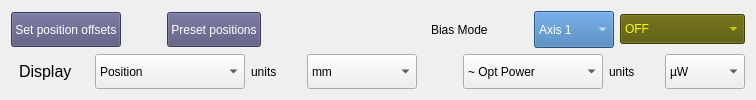
       <widget class="QWidget" name="SettingsForm" native="true">
        <property name="styleSheet">
         <string notr="true">#SettingsForm{
border: 1px solid;
	background-color:rgb(182, 182, 182);
    border: 2px solid gray;
    border-radius: 10px;
}</string>
        </property>
        <layout class="QVBoxLayout" name="verticalLayout_9">
         <item>
          <layout class="QHBoxLayout" name="horizontalLayout_11">
           <item>
            <widget class="QPushButton" name="pushButton_11">
             <property name="minimumSize">
              <size>
               <width>0</width>
               <height>35</height>
              </size>
             </property>
             <property name="styleSheet">
              <string notr="true">background:rgb(81, 81, 122);
color:white;</string>
             </property>
             <property name="text">
              <string>Set position offsets</string>
             </property>
            </widget>
           </item>
           <item>
            <spacer name="horizontalSpacer_17">
             <property name="orientation">
              <enum>Qt::Horizontal</enum>
             </property>
             <property name="sizeType">
              <enum>QSizePolicy::Fixed</enum>
             </property>
             <property name="sizeHint" stdset="0">
              <size>
               <width>40</width>
               <height>20</height>
              </size>
             </property>
            </spacer>
           </item>
           <item>
            <widget class="QPushButton" name="pushButton_12">
             <property name="minimumSize">
              <size>
               <width>0</width>
               <height>35</height>
              </size>
             </property>
             <property name="styleSheet">
              <string notr="true">background:rgb(81, 81, 122);
color:white;</string>
             </property>
             <property name="text">
              <string>Preset positions</string>
             </property>
            </widget>
           </item>
           <item>
            <spacer name="horizontalSpacer_16">
             <property name="orientation">
              <enum>Qt::Horizontal</enum>
             </property>
             <property name="sizeType">
              <enum>QSizePolicy::Expanding</enum>
             </property>
             <property name="sizeHint" stdset="0">
              <size>
               <width>40</width>
               <height>20</height>
              </size>
             </property>
            </spacer>
           </item>
           <item>
            <widget class="QLabel" name="label_8">
             <property name="sizePolicy">
              <sizepolicy hsizetype="Fixed" vsizetype="Preferred">
               <horstretch>0</horstretch>
               <verstretch>0</verstretch>
              </sizepolicy>
             </property>
             <property name="text">
              <string>Bias Mode</string>
             </property>
            </widget>
           </item>
           <item>
            <spacer name="horizontalSpacer_103">
             <property name="orientation">
              <enum>Qt::Horizontal</enum>
             </property>
             <property name="sizeType">
              <enum>QSizePolicy::Fixed</enum>
             </property>
             <property name="sizeHint" stdset="0">
              <size>
               <width>40</width>
               <height>20</height>
              </size>
             </property>
            </spacer>
           </item>
           <item>
            <widget class="QComboBox" name="biasModeAxis">
             <property name="sizePolicy">
              <sizepolicy hsizetype="Fixed" vsizetype="Expanding">
               <horstretch>0</horstretch>
               <verstretch>0</verstretch>
              </sizepolicy>
             </property>
             <property name="minimumSize">
              <size>
               <width>80</width>
               <height>0</height>
              </size>
             </property>
             <property name="styleSheet">
              <string notr="true">background:rgb(59, 118, 177);
color: white;</string>
             </property>
             <item>
              <property name="text">
               <string>Axis 1</string>
              </property>
             </item>
             <item>
              <property name="text">
               <string>Axis 2</string>
              </property>
             </item>
             <item>
              <property name="text">
               <string>Axis 3</string>
              </property>
             </item>
             <item>
              <property name="text">
               <string>Axis 4</string>
              </property>
             </item>
            </widget>
           </item>
           <item>
            <widget class="QComboBox" name="comboBox_3">
             <property name="minimumSize">
              <size>
               <width>0</width>
               <height>30</height>
              </size>
             </property>
             <property name="styleSheet">
              <string notr="true">background:rgb(85, 85, 0);
color:yellow;
text-align: center;</string>
             </property>
             <item>
              <property name="text">
               <string>OFF</string>
              </property>
             </item>
             <item>
              <property name="text">
               <string>Constant Voltage</string>
              </property>
             </item>
             <item>
              <property name="text">
               <string>Constant Gain</string>
              </property>
             </item>
             <item>
              <property name="text">
               <string>Constant Opt Pwr</string>
              </property>
             </item>
             <item>
              <property name="text">
               <string>SSI RMS Adjust </string>
              </property>
             </item>
            </widget>
           </item>
          </layout>
         </item>
         <item>
          <layout class="QHBoxLayout" name="horizontalLayout_6">
           <item>
            <spacer name="horizontalSpacer_3">
             <property name="orientation">
              <enum>Qt::Horizontal</enum>
             </property>
             <property name="sizeType">
              <enum>QSizePolicy::Fixed</enum>
             </property>
             <property name="sizeHint" stdset="0">
              <size>
               <width>8</width>
               <height>20</height>
              </size>
             </property>
            </spacer>
           </item>
           <item>
            <widget class="QLabel" name="label_2">
             <property name="sizePolicy">
              <sizepolicy hsizetype="Fixed" vsizetype="Preferred">
               <horstretch>0</horstretch>
               <verstretch>0</verstretch>
              </sizepolicy>
             </property>
             <property name="minimumSize">
              <size>
               <width>70</width>
               <height>0</height>
              </size>
             </property>
             <property name="font">
              <font>
               <family>Arial</family>
               <pointsize>12</pointsize>
               <weight>9</weight>
               <italic>false</italic>
               <bold>false</bold>
              </font>
             </property>
             <property name="styleSheet">
              <string notr="true">font: 75 12pt &quot;Arial&quot;;</string>
             </property>
             <property name="text">
              <string>Display</string>
             </property>
            </widget>
           </item>
           <item>
            <widget class="QComboBox" name="comboBox_4">
             <property name="sizePolicy">
              <sizepolicy hsizetype="Fixed" vsizetype="Fixed">
               <horstretch>0</horstretch>
               <verstretch>0</verstretch>
              </sizepolicy>
             </property>
             <property name="minimumSize">
              <size>
               <width>150</width>
               <height>35</height>
              </size>
             </property>
             <property name="styleSheet">
              <string notr="true"/>
             </property>
             <item>
              <property name="text">
               <string>Position</string>
              </property>
             </item>
             <item>
              <property name="text">
               <string>Velocity</string>
              </property>
             </item>
             <item>
              <property name="text">
               <string>Time</string>
              </property>
             </item>
            </widget>
           </item>
           <item>
            <widget class="QLabel" name="label_3">
             <property name="sizePolicy">
              <sizepolicy hsizetype="Fixed" vsizetype="Preferred">
               <horstretch>0</horstretch>
               <verstretch>0</verstretch>
              </sizepolicy>
             </property>
             <property name="minimumSize">
              <size>
               <width>50</width>
               <height>0</height>
              </size>
             </property>
             <property name="styleSheet">
              <string notr="true">font: 75 12pt &quot;Arial&quot;;</string>
             </property>
             <property name="text">
              <string>units</string>
             </property>
            </widget>
           </item>
           <item>
            <widget class="QComboBox" name="leftBlockUnits">
             <property name="sizePolicy">
              <sizepolicy hsizetype="Fixed" vsizetype="Fixed">
               <horstretch>0</horstretch>
               <verstretch>0</verstretch>
              </sizepolicy>
             </property>
             <property name="minimumSize">
              <size>
               <width>110</width>
               <height>35</height>
              </size>
             </property>
             <item>
              <property name="text">
               <string>mm</string>
              </property>
             </item>
             <item>
              <property name="text">
               <string>µm</string>
              </property>
             </item>
             <item>
              <property name="text">
               <string>nm</string>
              </property>
             </item>
             <item>
              <property name="text">
               <string>cm</string>
              </property>
             </item>
            </widget>
           </item>
           <item>
            <spacer name="horizontalSpacer_2">
             <property name="orientation">
              <enum>Qt::Horizontal</enum>
             </property>
             <property name="sizeHint" stdset="0">
              <size>
               <width>40</width>
               <height>20</height>
              </size>
             </property>
            </spacer>
           </item>
           <item>
            <widget class="QComboBox" name="comboBox">
             <property name="sizePolicy">
              <sizepolicy hsizetype="Fixed" vsizetype="Fixed">
               <horstretch>60</horstretch>
               <verstretch>60</verstretch>
              </sizepolicy>
             </property>
             <property name="minimumSize">
              <size>
               <width>140</width>
               <height>35</height>
              </size>
             </property>
             <item>
              <property name="text">
               <string>~ Opt Power</string>
              </property>
             </item>
             <item>
              <property name="text">
               <string>~ APD Gain</string>
              </property>
             </item>
             <item>
              <property name="text">
               <string>~ SSI average </string>
              </property>
             </item>
            </widget>
           </item>
           <item>
            <widget class="QLabel" name="label_10">
             <property name="sizePolicy">
              <sizepolicy hsizetype="Fixed" vsizetype="Preferred">
               <horstretch>0</horstretch>
               <verstretch>0</verstretch>
              </sizepolicy>
             </property>
             <property name="minimumSize">
              <size>
               <width>50</width>
               <height>0</height>
              </size>
             </property>
             <property name="styleSheet">
              <string notr="true">font: 75 12pt &quot;Arial&quot;;</string>
             </property>
             <property name="text">
              <string>units</string>
             </property>
            </widget>
           </item>
           <item>
            <widget class="QComboBox" name="rightBlockUnits">
             <property name="sizePolicy">
              <sizepolicy hsizetype="Fixed" vsizetype="Fixed">
               <horstretch>0</horstretch>
               <verstretch>0</verstretch>
              </sizepolicy>
             </property>
             <property name="minimumSize">
              <size>
               <width>80</width>
               <height>35</height>
              </size>
             </property>
             <item>
              <property name="text">
               <string>µW</string>
              </property>
             </item>
             <item>
              <property name="text">
               <string>nW</string>
              </property>
             </item>
             <item>
              <property name="text">
               <string>pW</string>
              </property>
             </item>
             <item>
              <property name="text">
               <string>mW</string>
              </property>
             </item>
            </widget>
           </item>
          </layout>
         </item>
        </layout>
       </widget>
